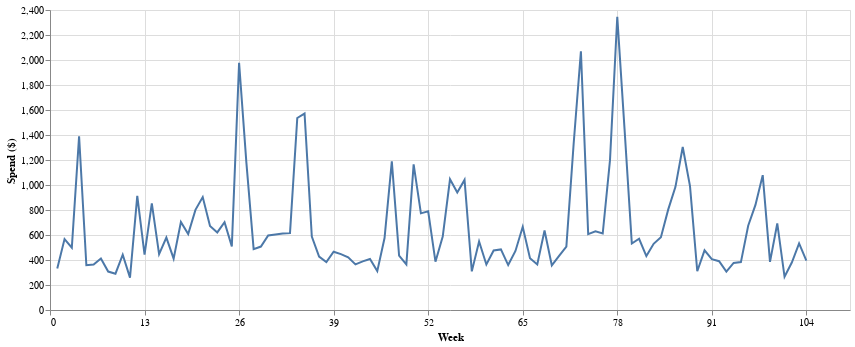

The code cell stored with this chart in its notebook:
### Code cell
alt.Chart(pivot_result).mark_line().encode(
    x=alt.X('week', axis=alt.Axis(
        values=np.arange(0, 104+1, 13),  # Explicitly specify quarter-end weeks
        labelExpr="datum.value",  # Show only these labels
        title='Week')),
    y=alt.Y('Alpha',
            title='Spend ($)')
).properties(
    width=800,
    height=300
)

### Figure 1 — Vega-Lite specification as saved in the notebook (floating-point values rounded to 4 significant figures)
{"config": {"view": {"continuousWidth": 300, "continuousHeight": 300}}, "data": {"name": "data-5159a8ce9aef4c74bfbf2dd2f613ca54"}, "mark": {"type": "line"}, "encoding": {"x": {"axis": {"labelExpr": "datum.value", "title": "Week", "values": [0.0, 13.0, 26.0, 39.0, 52.0, 65.0, 78.0, 91.0, 104.0]}, "field": "week", "type": "quantitative"}, "y": {"field": "Alpha", "title": "Spend ($)", "type": "quantitative"}}, "height": 300, "width": 800, "$schema": "https://vega.github.io/schema/vega-lite/v5.20.1.json", "datasets": {"data-5159a8ce9aef4c74bfbf2dd2f613ca54": [{"week": 1, "Alpha": 331.5, "Bravo": 247.8, "Charlie": 51.79, "Delta": 17.64, "Other": 18.75, "Total": 668.4}, {"week": 2, "Alpha": 567.2, "Bravo": 398.6, "Charlie": 45.43, "Delta": 34.19, "Other": 23.23, "Total": 1071.0}, {"week": 3, "Alpha": 498.0, "Bravo": 640.0, "Charlie": 51.11, "Delta": 39.39, "Other": 14.55, "Total": 1246.0}, {"week": 4, "Alpha": 1390.0, "Bravo": 472.5, "Charlie": 51.87, "Delta": 85.04, "Other": 39.78, "Total": 2043.0}, {"week": 5, "Alpha": 358.2, "Bravo": 252.5, "Charlie": 40.21, "Delta": 69.54, "Other": 45.93, "Total": 771.5}, {"week": 6, "Alpha": 364.1, "Bravo": 239.8, "Charlie": 87.49, "Delta": 43.91, "Other": 32.61, "Total": 773.9}, {"week": 7, "Alpha": 412.3, "Bravo": 272.0, "Charlie": 73.88, "Delta": 38.47, "Other": 30.7, "Total": 834.4}, {"week": 8, "Alpha": 307.6, "Bravo": 295.7, "Charlie": 140.4, "Delta": 16.14, "Other": 17.05, "Total": 784.9}, {"week": 9, "Alpha": 290.6, "Bravo": 384.4, "Charlie": 58.27, "Delta": 53.46, "Other": 21.73, "Total": 817.4}, {"week": 10, "Alpha": 442.6, "Bravo": 454.2, "Charlie": 42.71, "Delta": 29.22, "Other": 28.3, "Total": 1007.0}, {"week": 11, "Alpha": 258.6, "Bravo": 695.3, "Charlie": 43.69, "Delta": 13.65, "Other": 43.47, "Total": 1066.0}, {"week": 12, "Alpha": 912.6, "Bravo": 492.9, "Charlie": 83.79, "Delta": 22.82, "Other": 28.71, "Total": 1553.0}, {"week": 13, "Alpha": 443.7, "Bravo": 501.1, "Charlie": 91.08, "Delta": 28.38, "Other": 45.46, "Total": 1123.0}, {"week": 14, "Alpha": 853.8, "Bravo": 385.2, "Charlie": 97.97, "Delta": 181.0, "Other": 39.73, "Total": 1572.0}, {"week": 15, "Alpha": 446.2, "Bravo": 804.4, "Charlie": 79.68, "Delta": 60.9, "Other": 29.31, "Total": 1435.0}, {"week": 16, "Alpha": 579.5, "Bravo": 366.0, "Charlie": 64.51, "Delta": 19.7, "Other": 17.35, "Total": 1063.0}, {"week": 17, "Alpha": 410.9, "Bravo": 458.5, "Charlie": 187.9, "Delta": 18.14, "Other": 34.27, "Total": 1127.0}, {"week": 18, "Alpha": 703.3, "Bravo": 475.4, "Charlie": 169.4, "Delta": 155.6, "Other": 21.03, "Total": 1543.0}, {"week": 19, "Alpha": 607.4, "Bravo": 455.3, "Charlie": 148.7, "Delta": 172.9, "Other": 25.61, "Total": 1429.0}, {"week": 20, "Alpha": 801.3, "Bravo": 929.7, "Charlie": 218.0, "Delta": 65.31, "Other": 22.82, "Total": 2057.0}, {"week": 21, "Alpha": 903.3, "Bravo": 1675.0, "Charlie": 93.54, "Delta": 92.57, "Other": 17.83, "Total": 2804.0}, {"week": 22, "Alpha": 672.1, "Bravo": 557.9, "Charlie": 72.09, "Delta": 32.12, "Other": 36.59, "Total": 1393.0}, {"week": 23, "Alpha": 620.7, "Bravo": 508.0, "Charlie": 107.1, "Delta": 57.53, "Other": 32.09, "Total": 1348.0}, {"week": 24, "Alpha": 702.8, "Bravo": 508.1, "Charlie": 197.2, "Delta": 170.3, "Other": 26.66, "Total": 1629.0}, {"week": 25, "Alpha": 509.1, "Bravo": 635.4, "Charlie": 121.1, "Delta": 40.08, "Other": 26.42, "Total": 1357.0}, {"week": 26, "Alpha": 1978.0, "Bravo": 1674.0, "Charlie": 74.21, "Delta": 78.35, "Other": 38.68, "Total": 3869.0}, {"week": 27, "Alpha": 1181.0, "Bravo": 592.8, "Charlie": 141.7, "Delta": 111.7, "Other": 19.43, "Total": 2073.0}, {"week": 28, "Alpha": 486.7, "Bravo": 697.8, "Charlie": 144.4, "Delta": 22.51, "Other": 29.1, "Total": 1409.0}, {"week": 29, "Alpha": 507.6, "Bravo": 474.2, "Charlie": 110.1, "Delta": 29.51, "Other": 28.37, "Total": 1179.0}, {"week": 30, "Alpha": 596.3, "Bravo": 411.3, "Charlie": 146.7, "Delta": 79.66, "Other": 35.96, "Total": 1300.0}, {"week": 31, "Alpha": 604.0, "Bravo": 751.2, "Charlie": 140.1, "Delta": 134.7, "Other": 29.71, "Total": 1691.0}, {"week": 32, "Alpha": 611.1, "Bravo": 1065.0, "Charlie": 131.6, "Delta": 60.92, "Other": 35.38, "Total": 1936.0}, {"week": 33, "Alpha": 614.9, "Bravo": 418.7, "Charlie": 88.31, "Delta": 53.24, "Other": 49.98, "Total": 1258.0}, {"week": 34, "Alpha": 1536.0, "Bravo": 410.8, "Charlie": 57.09, "Delta": 62.9, "Other": 49.02, "Total": 2150.0}, {"week": 35, "Alpha": 1572.0, "Bravo": 624.2, "Charlie": 61.78, "Delta": 31.5, "Other": 40.23, "Total": 2364.0}, {"week": 36, "Alpha": 587.4, "Bravo": 389.6, "Charlie": 160.9, "Delta": 44.07, "Other": 28.65, "Total": 1247.0}, {"week": 37, "Alpha": 426.9, "Bravo": 333.7, "Charlie": 114.7, "Delta": 21.54, "Other": 19.46, "Total": 953.3}, {"week": 38, "Alpha": 383.8, "Bravo": 371.7, "Charlie": 73.85, "Delta": 61.03, "Other": 13.16, "Total": 941.6}, {"week": 39, "Alpha": 465.7, "Bravo": 283.5, "Charlie": 40.57, "Delta": 169.7, "Other": 13.28, "Total": 1012.0}, {"week": 40, "Alpha": 447.0, "Bravo": 440.0, "Charlie": 84.47, "Delta": 67.67, "Other": 18.1, "Total": 1097.0}, {"week": 41, "Alpha": 421.8, "Bravo": 477.6, "Charlie": 171.4, "Delta": 34.6, "Other": 25.8, "Total": 1172.0}, {"week": 42, "Alpha": 364.7, "Bravo": 647.1, "Charlie": 86.69, "Delta": 54.94, "Other": 23.85, "Total": 1219.0}, {"week": 43, "Alpha": 389.4, "Bravo": 714.2, "Charlie": 52.07, "Delta": 61.42, "Other": 29.12, "Total": 1289.0}, {"week": 44, "Alpha": 408.3, "Bravo": 1533.0, "Charlie": 55.55, "Delta": 24.23, "Other": 42.48, "Total": 2108.0}, {"week": 45, "Alpha": 311.1, "Bravo": 353.0, "Charlie": 52.3, "Delta": 40.29, "Other": 30.85, "Total": 832.5}, {"week": 46, "Alpha": 575.4, "Bravo": 447.6, "Charlie": 92.84, "Delta": 138.5, "Other": 21.83, "Total": 1322.0}, {"week": 47, "Alpha": 1188.0, "Bravo": 234.7, "Charlie": 65.52, "Delta": 60.11, "Other": 29.23, "Total": 1625.0}, {"week": 48, "Alpha": 434.9, "Bravo": 261.1, "Charlie": 115.8, "Delta": 30.71, "Other": 14.06, "Total": 904.6}, {"week": 49, "Alpha": 365.0, "Bravo": 505.4, "Charlie": 130.7, "Delta": 54.54, "Other": 51.08, "Total": 1156.0}, {"week": 50, "Alpha": 1165.0, "Bravo": 301.9, "Charlie": 110.9, "Delta": 42.17, "Other": 32.43, "Total": 1702.0}, {"week": 51, "Alpha": 773.2, "Bravo": 833.9, "Charlie": 149.6, "Delta": 72.78, "Other": 39.76, "Total": 1920.0}, {"week": 52, "Alpha": 789.5, "Bravo": 248.9, "Charlie": 48.41, "Delta": 70.29, "Other": 26.25, "Total": 1235.0}, {"week": 53, "Alpha": 386.8, "Bravo": 335.0, "Charlie": 68.46, "Delta": 47.06, "Other": 35.61, "Total": 925.9}, {"week": 54, "Alpha": 586.9, "Bravo": 343.8, "Charlie": 66.44, "Delta": 49.15, "Other": 23.54, "Total": 1124.0}, {"week": 55, "Alpha": 1046.0, "Bravo": 359.3, "Charlie": 74.16, "Delta": 30.42, "Other": 46.38, "Total": 1611.0}, {"week": 56, "Alpha": 939.5, "Bravo": 503.6, "Charlie": 89.12, "Delta": 42.87, "Other": 32.51, "Total": 1664.0}, {"week": 57, "Alpha": 1041.0, "Bravo": 661.1, "Charlie": 60.12, "Delta": 56.32, "Other": 41.79, "Total": 1917.0}, {"week": 58, "Alpha": 309.0, "Bravo": 264.4, "Charlie": 68.89, "Delta": 33.91, "Other": 53.57, "Total": 787.7}, {"week": 59, "Alpha": 547.6, "Bravo": 206.2, "Charlie": 63.57, "Delta": 115.9, "Other": 20.2, "Total": 1012.0}, {"week": 60, "Alpha": 363.9, "Bravo": 318.6, "Charlie": 68.16, "Delta": 88.85, "Other": 21.14, "Total": 920.6}, {"week": 61, "Alpha": 476.6, "Bravo": 310.3, "Charlie": 55.06, "Delta": 43.92, "Other": 47.68, "Total": 994.6}, {"week": 62, "Alpha": 484.7, "Bravo": 314.0, "Charlie": 53.7, "Delta": 60.73, "Other": 43.5, "Total": 1019.0}, {"week": 63, "Alpha": 359.4, "Bravo": 575.7, "Charlie": 72.14, "Delta": 30.42, "Other": 44.79, "Total": 1146.0}, {"week": 64, "Alpha": 472.2, "Bravo": 708.0, "Charlie": 113.1, "Delta": 22.75, "Other": 30.09, "Total": 1410.0}, {"week": 65, "Alpha": 665.7, "Bravo": 454.1, "Charlie": 41.37, "Delta": 27.12, "Other": 15.86, "Total": 1269.0}, {"week": 66, "Alpha": 413.6, "Bravo": 393.8, "Charlie": 92.39, "Delta": 47.76, "Other": 12.87, "Total": 1026.0}, {"week": 67, "Alpha": 364.4, "Bravo": 306.2, "Charlie": 67.61, "Delta": 63.31, "Other": 32.71, "Total": 901.3}, {"week": 68, "Alpha": 636.0, "Bravo": 516.5, "Charlie": 80.6, "Delta": 66.99, "Other": 26.23, "Total": 1394.0}, {"week": 69, "Alpha": 356.3, "Bravo": 950.0, "Charlie": 82.53, "Delta": 35.98, "Other": 22.2, "Total": 1516.0}, {"week": 70, "Alpha": 433.2, "Bravo": 373.3, "Charlie": 78.44, "Delta": 80.32, "Other": 43.59, "Total": 1079.0}, {"week": 71, "Alpha": 507.0, "Bravo": 483.2, "Charlie": 90.94, "Delta": 80.95, "Other": 52.7, "Total": 1286.0}, {"week": 72, "Alpha": 1328.0, "Bravo": 418.3, "Charlie": 58.14, "Delta": 140.0, "Other": 26.63, "Total": 2043.0}, {"week": 73, "Alpha": 2070.0, "Bravo": 1305.0, "Charlie": 62.19, "Delta": 91.19, "Other": 40.05, "Total": 3641.0}, {"week": 74, "Alpha": 606.8, "Bravo": 436.2, "Charlie": 101.5, "Delta": 36.4, "Other": 26.37, "Total": 1281.0}, {"week": 75, "Alpha": 629.3, "Bravo": 415.2, "Charlie": 95.45, "Delta": 48.1, "Other": 47.14, "Total": 1310.0}, {"week": 76, "Alpha": 611.9, "Bravo": 471.5, "Charlie": 110.7, "Delta": 93.6, "Other": 59.57, "Total": 1423.0}, {"week": 77, "Alpha": 1199.0, "Bravo": 584.9, "Charlie": 101.4, "Delta": 97.31, "Other": 16.05, "Total": 2075.0}, {"week": 78, "Alpha": 2345.0, "Bravo": 1157.0, "Charlie": 123.9, "Delta": 21.08, "Other": 18.95, "Total": 3745.0}, {"week": 79, "Alpha": 1447.0, "Bravo": 826.7, "Charlie": 114.3, "Delta": 40.0, "Other": 37.66, "Total": 2545.0}, {"week": 80, "Alpha": 531.5, "Bravo": 546.2, "Charlie": 104.5, "Delta": 37.79, "Other": 14.15, "Total": 1314.0}, {"week": 81, "Alpha": 570.1, "Bravo": 599.6, "Charlie": 91.85, "Delta": 98.37, "Other": 18.63, "Total": 1460.0}, {"week": 82, "Alpha": 431.1, "Bravo": 593.9, "Charlie": 102.3, "Delta": 43.46, "Other": 28.98, "Total": 1282.0}, {"week": 83, "Alpha": 529.8, "Bravo": 455.3, "Charlie": 87.93, "Delta": 62.06, "Other": 49.02, "Total": 1267.0}, {"week": 84, "Alpha": 582.6, "Bravo": 379.3, "Charlie": 100.4, "Delta": 39.09, "Other": 17.44, "Total": 1203.0}, {"week": 85, "Alpha": 802.8, "Bravo": 542.1, "Charlie": 140.4, "Delta": 116.4, "Other": 43.26, "Total": 1730.0}, {"week": 86, "Alpha": 985.1, "Bravo": 619.7, "Charlie": 80.58, "Delta": 90.54, "Other": 29.5, "Total": 1891.0}, {"week": 87, "Alpha": 1304.0, "Bravo": 1420.0, "Charlie": 59.68, "Delta": 16.05, "Other": 21.2, "Total": 2908.0}, {"week": 88, "Alpha": 991.1, "Bravo": 284.7, "Charlie": 54.88, "Delta": 18.05, "Other": 32.35, "Total": 1469.0}, {"week": 89, "Alpha": 310.0, "Bravo": 327.4, "Charlie": 37.57, "Delta": 8.97, "Other": 9.67, "Total": 782.6}, {"week": 90, "Alpha": 477.6, "Bravo": 334.8, "Charlie": 78.9, "Delta": 58.83, "Other": 33.81, "Total": 1074.0}, {"week": 91, "Alpha": 407.0, "Bravo": 510.3, "Charlie": 61.68, "Delta": 33.99, "Other": 26.72, "Total": 1131.0}, {"week": 92, "Alpha": 390.3, "Bravo": 399.3, "Charlie": 53.02, "Delta": 67.9, "Other": 31.92, "Total": 1034.0}, {"week": 93, "Alpha": 306.7, "Bravo": 241.1, "Charlie": 68.86, "Delta": 64.84, "Other": 69.65, "Total": 844.2}, {"week": 94, "Alpha": 376.9, "Bravo": 317.2, "Charlie": 40.65, "Delta": 60.83, "Other": 24.74, "Total": 914.3}, {"week": 95, "Alpha": 383.1, "Bravo": 393.6, "Charlie": 63.67, "Delta": 28.42, "Other": 35.49, "Total": 999.3}, {"week": 96, "Alpha": 674.1, "Bravo": 232.7, "Charlie": 72.38, "Delta": 22.62, "Other": 36.7, "Total": 1134.0}, {"week": 97, "Alpha": 840.4, "Bravo": 676.1, "Charlie": 62.6, "Delta": 23.13, "Other": 29.29, "Total": 1728.0}, {"week": 98, "Alpha": 1079.0, "Bravo": 1465.0, "Charlie": 30.97, "Delta": 11.07, "Other": 46.81, "Total": 2731.0}, {"week": 99, "Alpha": 385.0, "Bravo": 780.5, "Charlie": 68.84, "Delta": 107.2, "Other": 20.42, "Total": 1461.0}, {"week": 100, "Alpha": 692.5, "Bravo": 420.5, "Charlie": 69.6, "Delta": 54.59, "Other": 47.97, "Total": 1385.0}, {"week": 101, "Alpha": 265.8, "Bravo": 264.7, "Charlie": 64.03, "Delta": 35.05, "Other": 26.88, "Total": 757.4}, {"week": 102, "Alpha": 379.6, "Bravo": 456.8, "Charlie": 43.5, "Delta": 20.4, "Other": 43.61, "Total": 1046.0}, {"week": 103, "Alpha": 532.5, "Bravo": 441.0, "Charlie": 76.4, "Delta": 40.44, "Other": 45.55, "Total": 1239.0}, {"week": 104, "Alpha": 394.9, "Bravo": 233.2, "Charlie": 53.18, "Delta": 68.26, "Other": 36.68, "Total": 890.2}]}}
